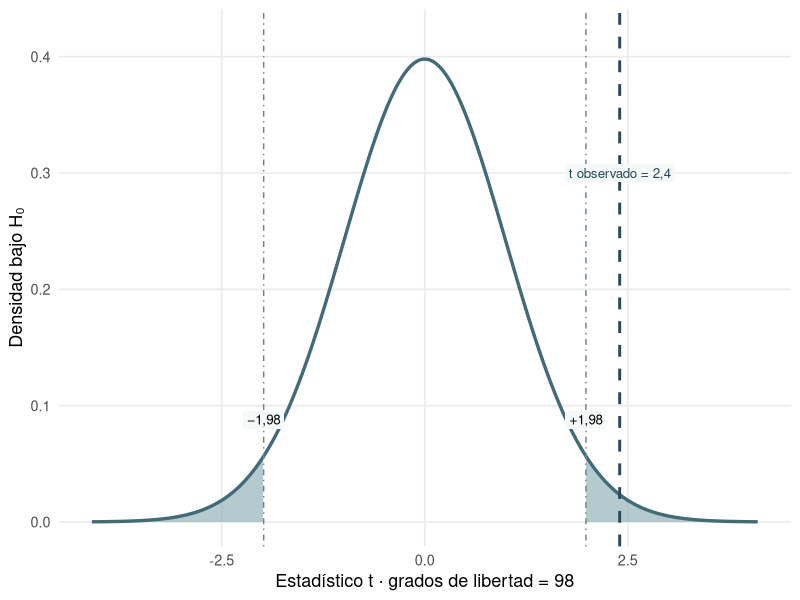
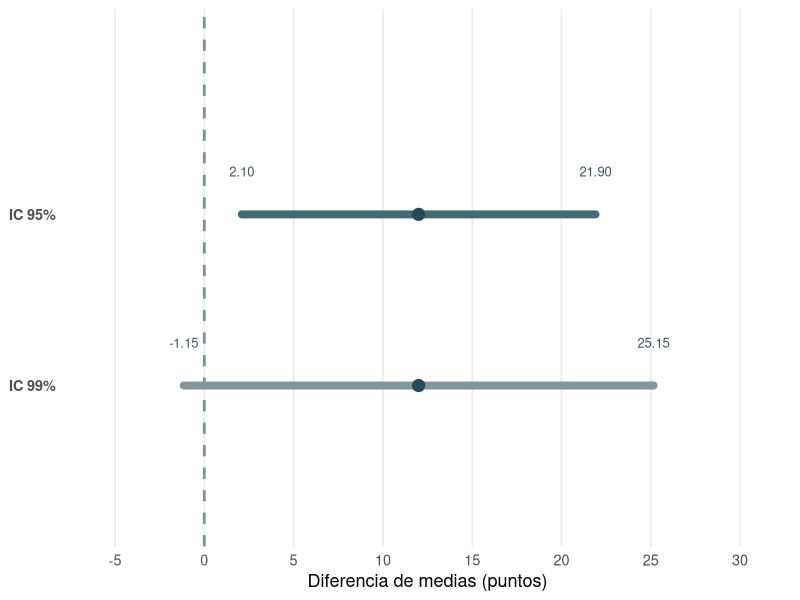
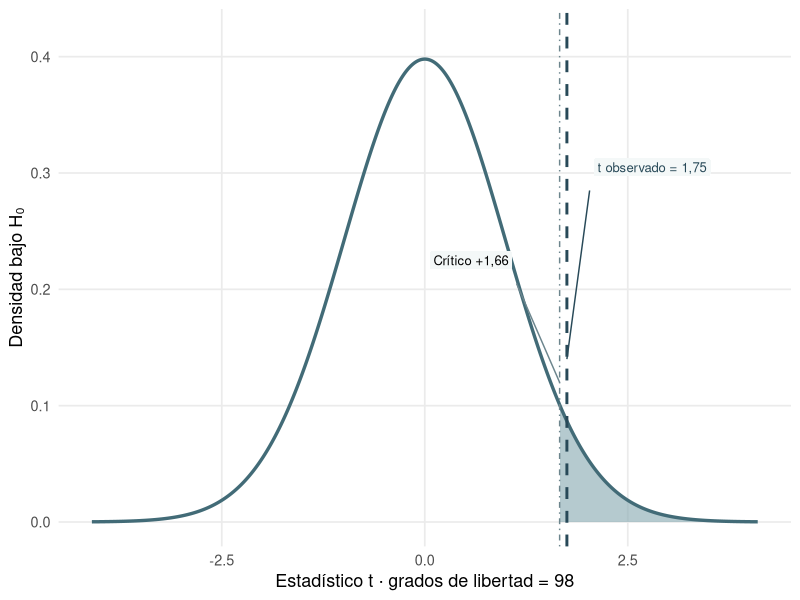

These charts were generated, in order, by the following R code:
## ---- chunk 1
#| label: fig-bilateral-bloques
#| fig-cap: "Prueba no direccional de dos colas (98 gl): dos regiones de rechazo que totalizan α = 0,05; t observado = 2,4."
#| fig-width: 8
#| fig-height: 3.7
library(ggplot2)
gl <- 98
crit_bilat <- qt(.975, gl)
t_bilat <- 2.4
xval <- seq(-4.1, 4.1, length.out = 1201)
dens_b <- data.frame(t = xval, densidad = dt(xval, gl))
colas_b <- subset(dens_b, t <= -crit_bilat | t >= crit_bilat)
colas_b$cola <- ifelse(colas_b$t < 0, "Izquierda", "Derecha")
ggplot(dens_b, aes(t, densidad)) +
  geom_area(data = colas_b, aes(group = cola), fill = "#8daeb5", alpha = .65) +
  geom_line(colour = "#426b77", linewidth = 1.15) +
  geom_vline(xintercept = c(-crit_bilat, crit_bilat), colour = "#6c858d", linetype = "dotdash") +
  geom_vline(xintercept = t_bilat, colour = "#284958", linewidth = 1.0, linetype = "dashed") +
  annotate("label", x = -crit_bilat, y = .088, label = "−1,98", size = 3.4, fill = "#f4f8f8", label.size = 0) +
  annotate("label", x = crit_bilat, y = .088, label = "+1,98", size = 3.4, fill = "#f4f8f8", label.size = 0) +
  annotate("label", x = t_bilat, y = .30, label = "t observado = 2,4", hjust = .5,
           size = 3.4, fill = "#f4f8f8", colour = "#284958", label.size = 0) +
  coord_cartesian(xlim = c(-4.1, 4.1), ylim = c(0, .42)) +
  labs(x = "Estadístico t · grados de libertad = 98", y = "Densidad bajo H₀") +
  theme_minimal(base_size = 13) + theme(panel.grid.minor = element_blank())
## ---- chunk 2
#| label: fig-ic-bloque-bilateral
#| fig-cap: "Comparación de IC95% e IC99% con críticos redondeados: solo el IC99% incluye cero."
#| fig-width: 7.8
#| fig-height: 3.7
ic_df <- data.frame(
  intervalo = factor(c("IC 95%", "IC 99%"), levels = c("IC 99%", "IC 95%")),
  centro = c(12, 12),
  inferior = c(12 - 1.98 * 5, 12 - 2.63 * 5),
  superior = c(12 + 1.98 * 5, 12 + 2.63 * 5)
)
fig_ic <- ggplot(ic_df, aes(y = intervalo, colour = intervalo)) +
  geom_vline(xintercept = 0, colour = "#7c9198", linetype = "dashed", linewidth = .95) +
  geom_segment(aes(x = inferior, xend = superior, yend = intervalo), linewidth = 2.7, lineend = "round") +
  geom_point(aes(x = centro), colour = "#284958", size = 3.8) +
  geom_text(aes(x = inferior, label = sprintf("%.2f", inferior)),
            nudge_y = .25, hjust = 0.5, colour = "#3e535f", size = 3.3, show.legend = FALSE) +
  geom_text(aes(x = superior, label = sprintf("%.2f", superior)),
            nudge_y = .25, hjust = 0.5, colour = "#3e535f", size = 3.3, show.legend = FALSE) +
  scale_colour_manual(values = c("IC 95%" = "#426b77", "IC 99%" = "#83949a")) +
  scale_x_continuous(breaks = seq(-5, 30, by = 5)) +
  coord_cartesian(xlim = c(-6, 31), ylim = c(.66, 2.6)) +
  labs(x = "Diferencia de medias (puntos)", y = NULL) +
  theme_minimal(base_size = 13) +
  theme(legend.position = "none", panel.grid.minor = element_blank(),
        panel.grid.major.y = element_blank(), axis.text.y = element_text(face = "bold"))
fig_ic
## ---- chunk 3
#| label: fig-unilateral-bloques
#| fig-cap: "Prueba direccional derecha de una cola (98 gl): una región de rechazo con α = 0,05; t observado = 1,75."
#| fig-width: 8
#| fig-height: 3.7
library(ggplot2)
gl_u <- 98
t_u <- 1.75
crit_u <- qt(.95, gl_u)
val_u <- seq(-4.1, 4.1, length.out = 1201)
dens_u <- data.frame(t = val_u, densidad = dt(val_u, gl_u))
sombra_u <- subset(dens_u, t >= crit_u)
ggplot(dens_u, aes(t, densidad)) +
  geom_area(data = sombra_u, fill = "#8daeb5", alpha = .65) +
  geom_line(colour = "#426b77", linewidth = 1.15) +
  geom_vline(xintercept = crit_u, colour = "#6c858d", linetype = "dotdash") +
  geom_vline(xintercept = t_u, colour = "#284958", linewidth = 1, linetype = "dashed") +
  annotate("segment", x = 1.13, xend = crit_u, y = .205, yend = .12,
           colour = "#6c858d", linewidth = .5) +
  annotate("label", x = 1.08, y = .225, label = "Crítico +1,66", hjust = 1,
           size = 3.3, fill = "#f4f8f8", label.size = 0) +
  annotate("segment", x = t_u, xend = 2.03, y = .14, yend = .285,
           colour = "#284958", linewidth = .5) +
  annotate("label", x = 2.08, y = .305, label = "t observado = 1,75", hjust = 0,
           size = 3.3, fill = "#f4f8f8", colour = "#284958", label.size = 0) +
  coord_cartesian(xlim = c(-4.1, 4.1), ylim = c(0, .42)) +
  labs(x = "Estadístico t · grados de libertad = 98", y = "Densidad bajo H₀") +
  theme_minimal(base_size = 13) + theme(panel.grid.minor = element_blank())
